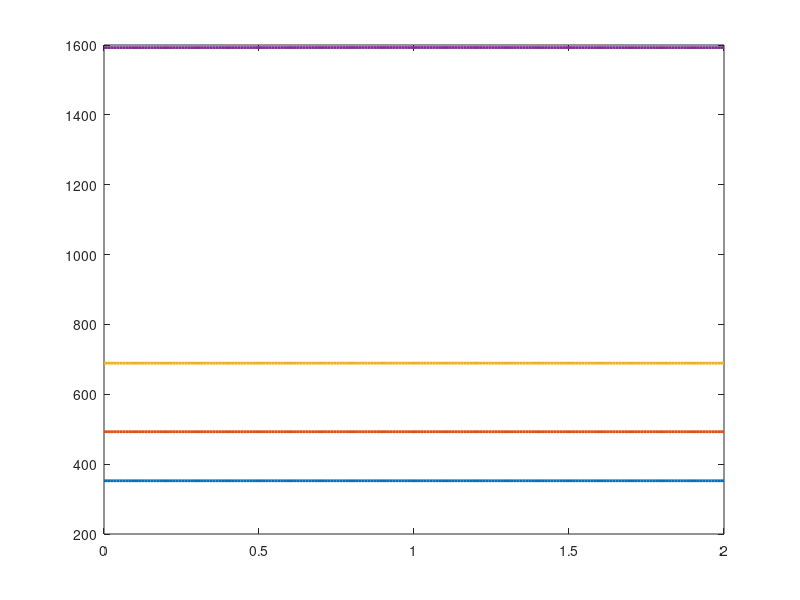
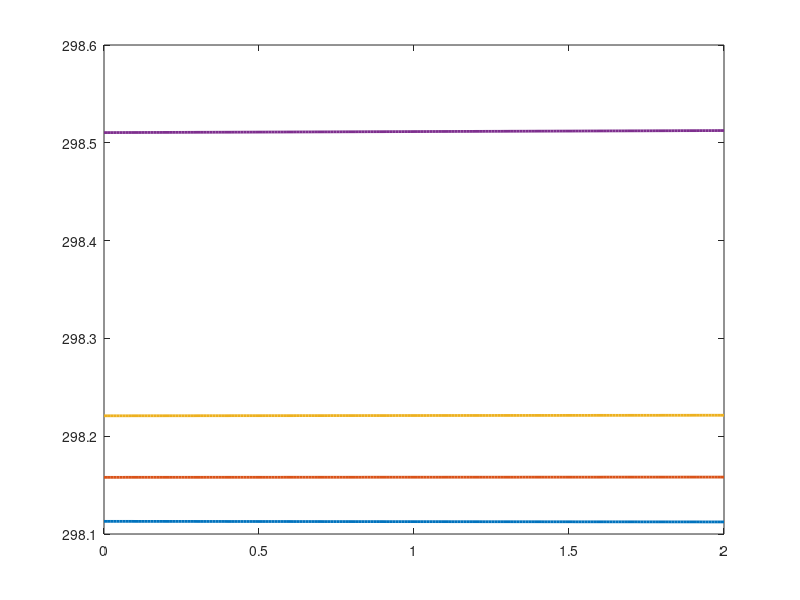

The MATLAB source for these figures, in order:
% Esercitazione 14, esercizio 1
% Simone Canevarolo
% S269893
% 24/02/2024

clear all
close all
clc

dd = 1e-2; % diametro interno, m
ss = 1e-3; % spessore, m
portata = 0.05; % portata, kg/s
ll = 2; % lunghezza, m
q0 = 3e3; % generazione di calore, W/m^3

Qv = @(x) q0*exp(-5.*(x-1).^2);

Tx0 = 25+273; % temperatura di ingresso, K
hh = 5e3; % coefficiente di scambio termico, W/m^2/K

roacc = 7.8e3; % densità, kg/m^3
cond = 30; % conducibilità termica, W/m/K
cpacc = 5e2; % calore specifico, J/kg/K

tfin = 10; % tempo, s
dt = 0.5;
tt = (0:dt:tfin);
Nt = length(tt);

ttvett = [1 3 5 10];
zz = 1;

dx = 1e-2; % m
xx = (0:dx:ll)';
Nx = length(xx);

Abase = pi*(dd/2)^2; % m^2
As = 2*pi*(dd/2)*ll; % m^2
Vol = Abase*ll; % m^3

uu = portata/Abase; % velocità fluido, m/s

Tm = Tx0*ones(2*Nx,1);
ii = 1;

for ii = 1:tfin

    % ACCIAIO

    aa1 = dt*cond/roacc/cpacc/dx^2;
    aa2 = hh*Abase*dt/Vol/roacc/cpacc;
    aa3 = dt/roacc/cpacc;

    % FLUIDO

    bb1 = uu*dt/dx;
    bb2 = hh*Abase*dt/roacc/cpacc/Vol;

    qvol = Qv(xx)/As;

    subsub_diag = zeros(2*Nx,1);
    sub_diag = zeros(2*Nx,1);
    main_diag = zeros(2*Nx,1);
    sup_diag = zeros(2*Nx,1);
    supsup_diag = zeros(2*Nx,1);

    % Fluido

    subsub_diag(1:2:end) = (-aa1)*ones(Nx,1);
    subsub_diag(2:2:end) = (-bb1)*ones(Nx,1);

    % sub_diag(1:2:end) = zeros(Nx,1);
    sub_diag(2:2:end) = (-bb2)*ones(Nx,1);

    main_diag(1:2:end) = (1-2*aa1-aa2)*ones(Nx,1);
    main_diag(2:2:end) = (1+bb1+bb2)*ones(Nx,1);

    sup_diag(1:2:end) = (-aa2)*ones(Nx,1);
    % sup_diag(2:2:end) = zeros(Nx,1);

    supsup_diag(1:2:end) = (-aa1)*ones(Nx,1);
    % supsup_diag(2:2:end) = zeros(Nx,1);

    Band = [subsub_diag, sub_diag, main_diag, sup_diag, supsup_diag];

    AA = spdiags(Band,-2:2,2*Nx,2*Nx);

    BB = zeros(2*Nx,1);
    BB(1:2:end,1) = aa3*qvol;

    bb = Tm+BB;

    % Acciaio
    % Adiabatica
    AA(1,1) = 1;
    AA(1,3) = -1;  

    AA(end-1,end-3) = -1;
    AA(end-1,end-1) = 1;

    bb(1) = 0;
    bb(end-1) = 0;

    % Fluido
    % Dirichlet
    AA(2,2) = 1;

    bb(2) = Tx0;

    TT = AA\bb;

    TTsolido = TT(1:2:end);
    TTfluido = TT(2:2:end);

    if ii == ttvett(zz)
    
        figure(1)
        plot(xx,TTsolido,'linewidth',2)
        hold on

        figure(2)
        plot(xx,TTfluido,'LineWidth',2)
        hold on
    
        zz = zz+1;
    
    end
    
Tm = TT;

end
